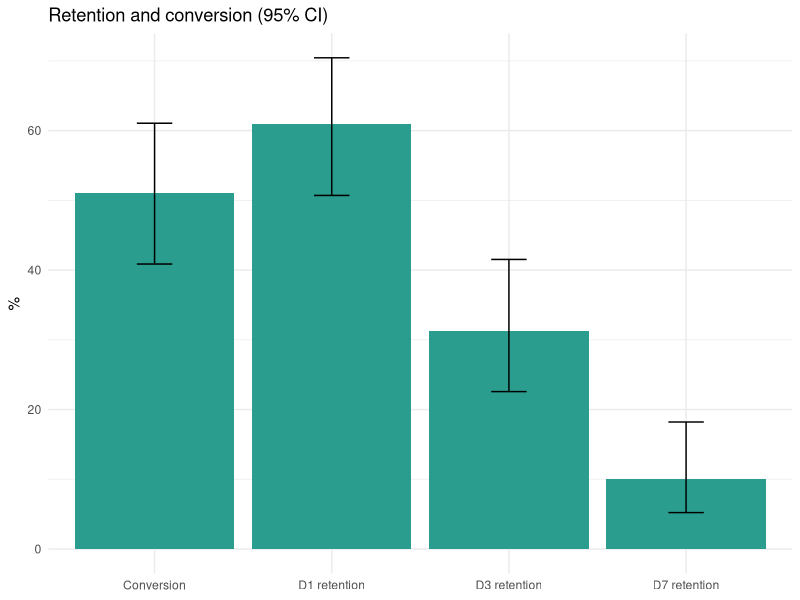
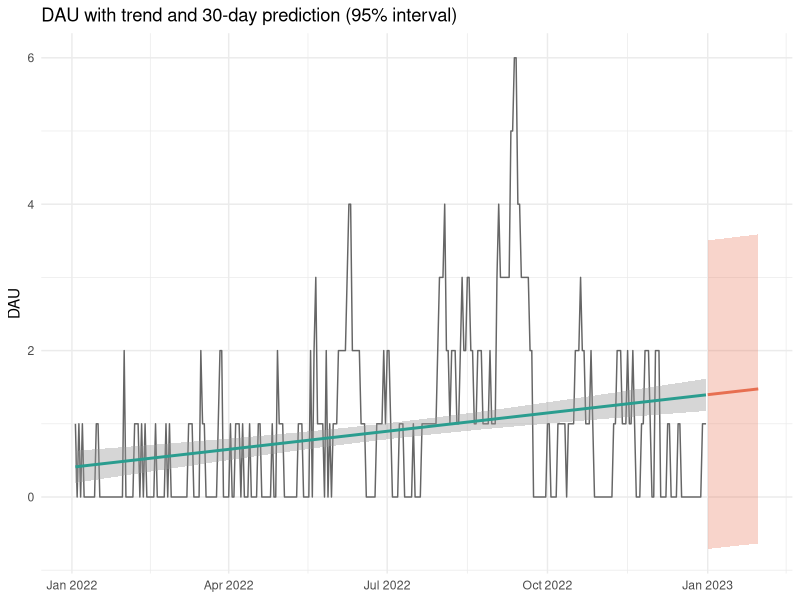
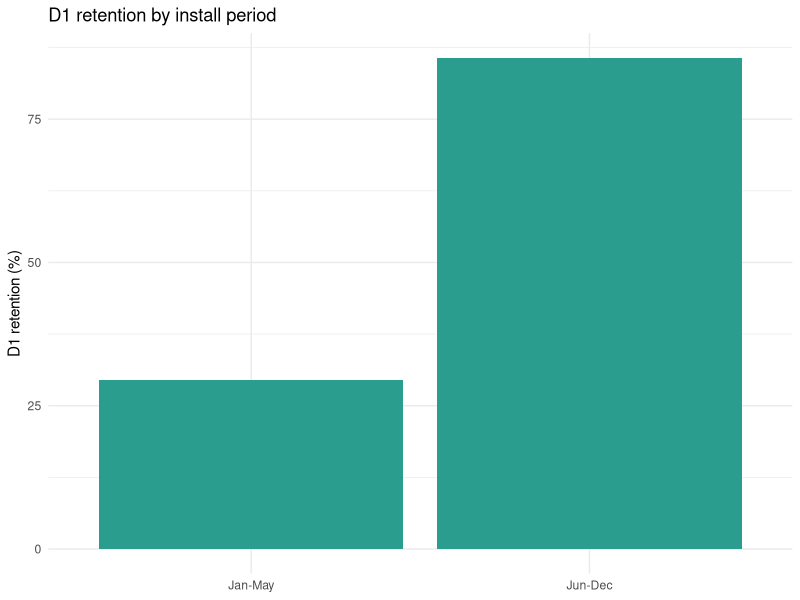
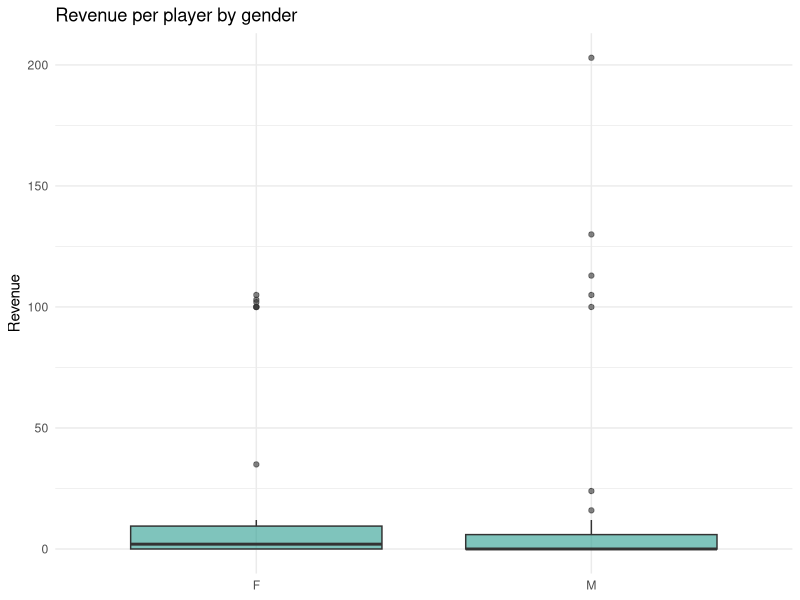

Source code (R) for these figures, in order:
library(ggplot2)

players <- read.csv("PlayerSummary.csv")
dau     <- read.csv("DAU.csv")

players$InstallDate <- as.Date(players$InstallDate)
dir.create("plots", showWarnings = FALSE)

last_day <- as.Date("2022-12-31")

retention_ci <- function(x) {
  eligible <- players[players$InstallDate <= last_day - x, ]
  returned <- sum(eligible[[paste0("D", x)]])
  test <- prop.test(returned, nrow(eligible))
  data.frame(KPI = paste0("D", x, " retention"), value = returned / nrow(eligible),
             low = test$conf.int[1], high = test$conf.int[2])
}

payers <- players[players$Revenue > 0, ]
conv   <- prop.test(nrow(payers), nrow(players))

mean_ci <- function(name, x) {
  test <- t.test(x)
  data.frame(KPI = name, value = mean(x), low = test$conf.int[1], high = test$conf.int[2])
}

kpis <- rbind(
  retention_ci(1), retention_ci(3), retention_ci(7),
  data.frame(KPI = "Conversion", value = nrow(payers) / nrow(players),
             low = conv$conf.int[1], high = conv$conf.int[2]),
  mean_ci("ARPU",                        players$Revenue),
  mean_ci("ARPPU",                       payers$Revenue),
  mean_ci("Sessions per player",         players$Sessions),
  mean_ci("Session length (min)",        players$AvgSessionSeconds / 60)
)
print(kpis, digits = 3)

eligible_d1 <- players[players$InstallDate <= last_day - 1, ]
eligible_d1$Half <- ifelse(format(eligible_d1$InstallDate, "%m") < "06", "Jan-May", "Jun-Dec")
d1_by_half <- table(eligible_d1$Half, eligible_d1$D1)
print(d1_by_half)
print(prop.test(d1_by_half[, "1"], rowSums(d1_by_half)))

players$Half <- ifelse(format(players$InstallDate, "%m") < "06", "Jan-May", "Jun-Dec")
print(t.test(Sessions ~ Half, data = players))

print(t.test(Revenue ~ Gender, data = players))
print(t.test(Sessions ~ Gender, data = players))
print(cor.test(players$Age, players$Sessions))
print(cor.test(players$Age, players$Revenue))
print(kruskal.test(Sessions ~ Country, data = players))

dau$date <- as.Date(dau$date)

all_days <- data.frame(date = seq(min(dau$date), max(dau$date), by = "day"))
dau <- merge(all_days, dau, all.x = TRUE)
dau$DAU[is.na(dau$DAU)] <- 0
dau$day <- as.numeric(dau$date - min(dau$date))

model <- lm(DAU ~ day, data = dau)
print(summary(model))

future <- data.frame(day = max(dau$day) + 1:30)
future$date <- min(dau$date) + future$day
pred <- predict(model, future, interval = "prediction", level = 0.95)
future <- cbind(future, pred)

ggsave("plots/kpis_ci.png", width = 8, height = 5,
  ggplot(kpis[1:4, ], aes(x = KPI, y = value * 100)) +
    geom_col(fill = "#2a9d8f") +
    geom_errorbar(aes(ymin = low * 100, ymax = high * 100), width = 0.2) +
    labs(title = "Retention and conversion (95% CI)", x = NULL, y = "%") +
    theme_minimal())

ggsave("plots/dau_prediction.png", width = 9, height = 5,
  ggplot() +
    geom_line(data = dau, aes(date, DAU), color = "grey40") +
    geom_smooth(data = dau, aes(date, DAU), method = "lm", color = "#2a9d8f") +
    geom_ribbon(data = future, aes(date, ymin = lwr, ymax = upr), fill = "#e76f51", alpha = 0.3) +
    geom_line(data = future, aes(date, fit), color = "#e76f51", linewidth = 1) +
    labs(title = "DAU with trend and 30-day prediction (95% interval)", x = NULL, y = "DAU") +
    theme_minimal())

ggsave("plots/d1_by_half.png", width = 6, height = 5,
  ggplot(aggregate(D1 ~ Half, eligible_d1, mean), aes(Half, D1 * 100)) +
    geom_col(fill = "#2a9d8f") +
    labs(title = "D1 retention by install period", x = NULL, y = "D1 retention (%)") +
    theme_minimal())

ggsave("plots/revenue_by_gender.png", width = 6, height = 5,
  ggplot(players, aes(Gender, Revenue)) +
    geom_boxplot(fill = "#2a9d8f", alpha = 0.6) +
    labs(title = "Revenue per player by gender", x = NULL, y = "Revenue") +
    theme_minimal())
